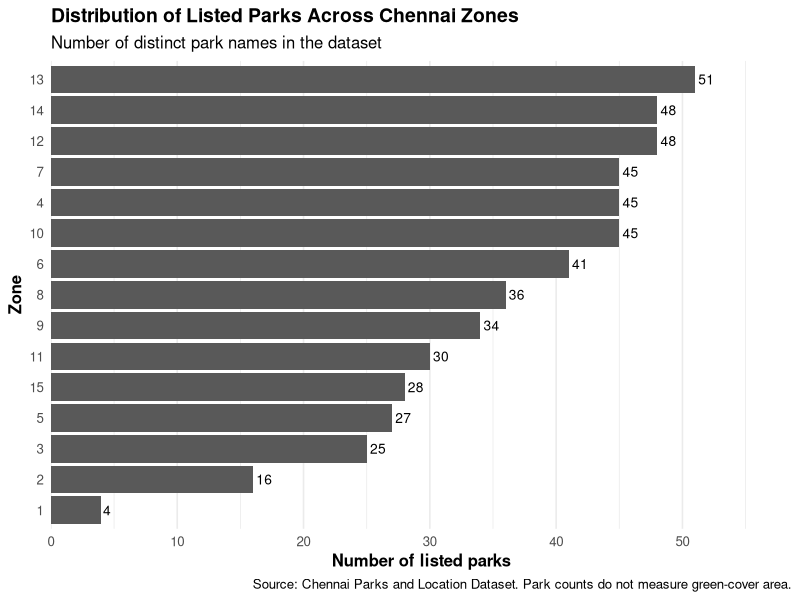
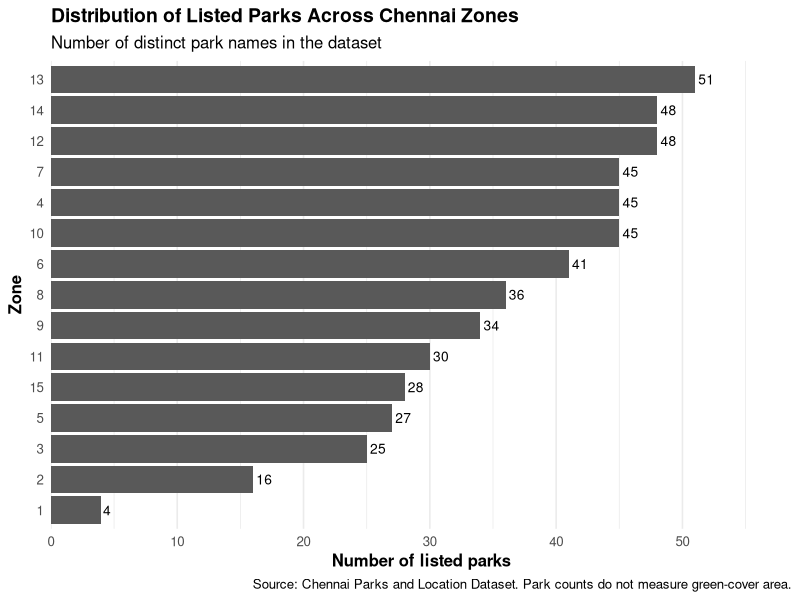

The R script that drew these images, in order:
# ============================================
# ECOSHIELD: CHENNAI PARK DISTRIBUTION
# ============================================

library(readr)
library(dplyr)
library(ggplot2)
library(stringr)

# Load the parks dataset
parks <- read_csv(
  "data/chennai parks and location dataset.csv",
  show_col_types = FALSE
)

# Clean text fields
parks_clean <- parks %>%
  mutate(
    Zone = str_squish(as.character(Zone)),
    Ward = str_squish(as.character(Ward)),
    `Name / Location of the Park` =
      str_squish(as.character(`Name / Location of the Park`))
  ) %>%
  filter(
    !is.na(Zone),
    Zone != "",
    !is.na(`Name / Location of the Park`),
    `Name / Location of the Park` != ""
  )

# Count listed parks by zone
parks_by_zone <- parks_clean %>%
  group_by(Zone) %>%
  summarise(
    Listed_Parks = n_distinct(`Name / Location of the Park`),
    .groups = "drop"
  ) %>%
  arrange(Listed_Parks)

# Display the summary
cat("Total park records:", nrow(parks_clean), "\n")
cat("\nListed parks by zone:\n")
print(parks_by_zone, n = Inf)

# Create the chart
park_plot <- ggplot(
  parks_by_zone,
  aes(
    x = Listed_Parks,
    y = reorder(Zone, Listed_Parks)
  )
) +
  geom_col() +
  geom_text(
    aes(label = Listed_Parks),
    hjust = -0.2,
    size = 3.5
  ) +
  scale_x_continuous(
    expand = expansion(mult = c(0, 0.15))
  ) +
  labs(
    title = "Distribution of Listed Parks Across Chennai Zones",
    subtitle = "Number of distinct park names in the dataset",
    x = "Number of listed parks",
    y = "Zone",
    caption = paste(
      "Source: Chennai Parks and Location Dataset.",
      "Park counts do not measure green-cover area."
    )
  ) +
  theme_minimal(base_size = 12) +
  theme(
    plot.title = element_text(
      face = "bold",
      size = 14
    ),
    axis.title = element_text(face = "bold"),
    panel.grid.major.y = element_blank()
  )

# Display the chart
print(park_plot)

# Save the results
write_csv(
  parks_by_zone,
  "data/parks_by_zone_summary.csv"
)

ggsave(
  "data/chennai_parks_by_zone.png",
  plot = park_plot,
  width = 10,
  height = 7,
  dpi = 300
)

cat("\nPark distribution analysis completed successfully!\n")
